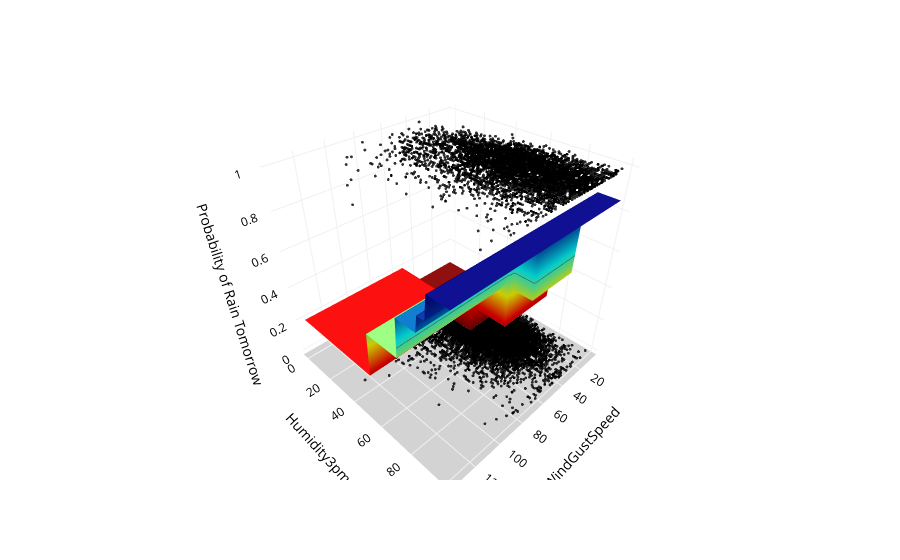

Notebook code cell kept with this figure:
### Code cell
fig = Plot_3D(X, X_test, y_test, clf, x1='WindGustSpeed', x2='Humidity3pm', mesh_size=1, margin=1)

### Figure 1 — Plotly figure (JSON) as saved in the notebook; plotly's stock layout.template omitted (floating-point values rounded to 4 significant figures; data arrays with more than 128 entries replaced by an {"elided": "..."} marker saying what was removed)
{"data": [{"hovertemplate": "x=%{x}<br>y=%{y}<br>z=%{z}<extra></extra>", "legendgroup": "", "marker": {"color": "black", "opacity": 0.8, "size": 1, "symbol": "circle"}, "mode": "markers", "name": "", "scene": "scene", "showlegend": false, "type": "scatter3d", "x": {"elided": "28439 float values"}, "y": {"elided": "28439 float values"}, "z": {"elided": "28439 int values"}}, {"colorscale": [[0, "rgb(0,0,131)"], [0.2, "rgb(0,60,170)"], [0.4, "rgb(5,255,255)"], [0.6, "rgb(255,255,0)"], [0.8, "rgb(250,0,0)"], [1, "rgb(128,0,0)"]], "contours": {"z": {"end": 0.9, "show": true, "size": 0.5, "start": 0.5}}, "name": "CART Prediction", "reversescale": true, "showscale": false, "type": "surface", "x": {"elided": "131 int values"}, "y": [-1, 0, 1, 2, 3, 4, 5, 6, 7, 8, 9, 10, 11, 12, 13, 14, 15, 16, 17, 18, 19, 20, 21, 22, 23, 24, 25, 26, 27, 28, 29, 30, 31, 32, 33, 34, 35, 36, 37, 38, 39, 40, 41, 42, 43, 44, 45, 46, 47, 48, 49, 50, 51, 52, 53, 54, 55, 56, 57, 58, 59, 60, 61, 62, 63, 64, 65, 66, 67, 68, 69, 70, 71, 72, 73, 74, 75, 76, 77, 78, 79, 80, 81, 82, 83, 84, 85, 86, 87, 88, 89, 90, 91, 92, 93, 94, 95, 96, 97, 98, 99, 100], "z": {"elided": "102x131 float values"}}], "layout": {"legend": {"tracegroupgap": 0}, "margin": {"t": 60}, "paper_bgcolor": "white", "scene": {"domain": {"x": [0, 1], "y": [0, 1]}, "xaxis": {"backgroundcolor": "white", "color": "black", "gridcolor": "#f0f0f0", "title": {"text": "WindGustSpeed"}}, "yaxis": {"backgroundcolor": "white", "color": "black", "gridcolor": "#f0f0f0", "title": {"text": "Humidity3pm"}}, "zaxis": {"backgroundcolor": "lightgrey", "color": "black", "gridcolor": "#f0f0f0", "title": {"text": "Probability of Rain Tomorrow"}}}}}
